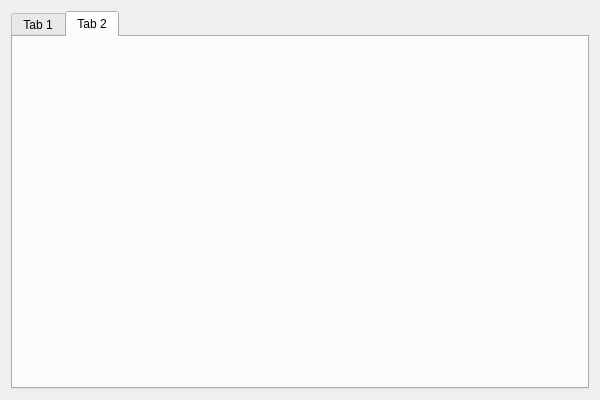
<?xml version="1.0" encoding="UTF-8"?>
<ui version="4.0">
 <class>QtTestExampleClass</class>
 <widget class="QWidget" name="QtTestExampleClass">
  <property name="geometry">
   <rect>
    <x>0</x>
    <y>0</y>
    <width>600</width>
    <height>400</height>
   </rect>
  </property>
  <property name="windowTitle">
   <string>QtTestExample</string>
  </property>
  <layout class="QGridLayout" name="gridLayout">
   <item row="0" column="0">
    <widget class="QTabWidget" name="tabWidget">
     <property name="currentIndex">
      <number>1</number>
     </property>
     <widget class="QWidget" name="tab">
      <attribute name="title">
       <string>Tab 1</string>
      </attribute>
     </widget>
     <widget class="QWidget" name="tab_2">
      <attribute name="title">
       <string>Tab 2</string>
      </attribute>
     </widget>
    </widget>
   </item>
  </layout>
 </widget>
 <layoutdefault spacing="6" margin="11"/>
 <resources>
  <include location="qttestexample.qrc"/>
 </resources>
 <connections/>
</ui>
